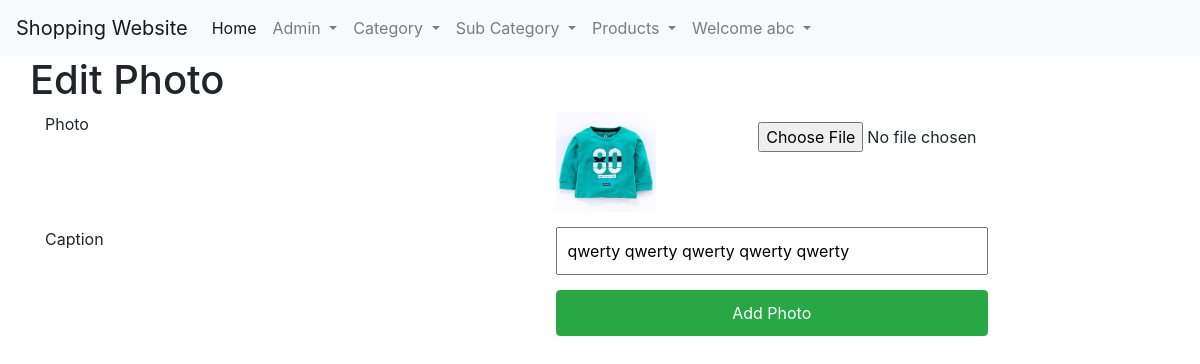
The app's page /editphoto.php?photoid=2 (signed in) with its own data.
### tables this page shows
CREATE TABLE `product_photo` (
  `id` int(10) NOT NULL,
  `photo` varchar(500) NOT NULL,
  `caption` varchar(500) NOT NULL,
  `productid` int(10) NOT NULL
);

### editphoto.php (the view, shortened to what this page needs)
<!doctype html>
<html lang="en">
<head>
</head>
<body>
<?php
include_once 'adminheader.php';
include_once 'adminheader.php';
$photoid = $_REQUEST['photoid'];
$query = "select * from product_photo INNER join product ON product_photo.productid = product.productid where product_photo.id ='$photoid'";
$result = mysqli_query($conn, $query);
$row = mysqli_fetch_array($result);
?>
<div class="container">
    <div class="row">
        <h1>Edit Photo</h1>
    </div>
    <form action="updatephoto.php" method="post" enctype="multipart/form-data" id="form1">
        <div class="row input-container">
            <div class="col-sm-5">
                <label for="photo">Photo</label>
            </div>
            <div class="col-sm-5 ml-5">
                <div class="row">
                    <div class="col-sm-5">
                        <img style="width: 100px;height: 100px" src="<?php echo $row[1] ?>" alt="">
                    </div>
                    <div class="col-sm-7">
                        <input type="file" data-rule-extension="jpg|png|gif" class="input-field"
                               name="photo" id="photo">
                    </div>
                </div>
            </div>
        </div>
        <div class="row input-container">
            <div class="col-sm-5">
                <label for="caption">Caption</label>
            </div>
            <div class="col-sm-5 ml-5">
                <input type="text" class="input-field" data-rule-required="true" value="<?php echo $row[2]; ?>"
                       name="caption" id="caption">
            </div>
        </div>
        <div class="row input-container">
            <div class="col-sm-5"></div>
            <div class="col-sm-5 ml-5">
                <input type="submit" value="Add Photo" class="btn btn-success input-field">
            </div>
        </div>
    </form>
</div>
</body>
</html>

### mycss/mycss.css (style rules this page uses)
.input-field { width: 100%; padding: 10px; outline: none; }
.input-container { display: -ms-flexbox; display: flex; width: 100%; margin-bottom: 15px; }

### records on screen
product_photo: photo (picture), caption "qwerty qwerty qwerty qwerty qwerty"

### other values on screen
$username "abc"
